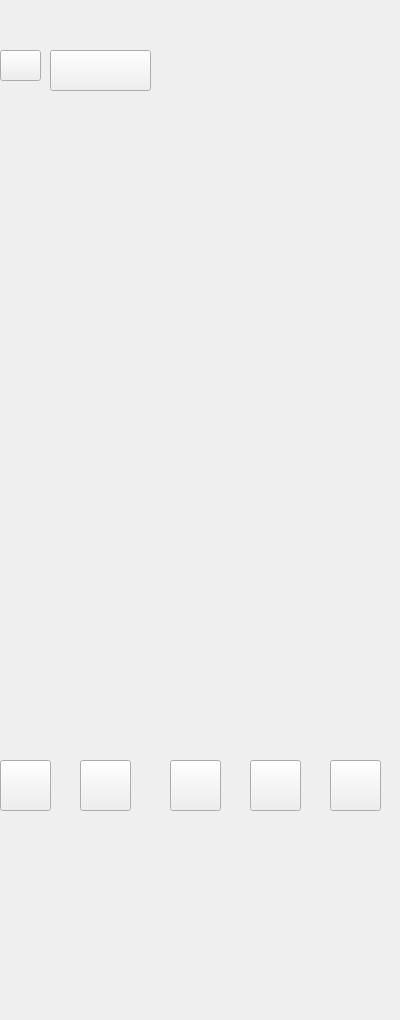
    <widget class="QWidget" name="page_2">
     <widget class="QLabel" name="label_2">
      <property name="geometry">
       <rect>
        <x>0</x>
        <y>-80</y>
        <width>391</width>
        <height>1011</height>
       </rect>
      </property>
      <property name="text">
       <string/>
      </property>
      <property name="pixmap">
       <pixmap resource="resources.qrc">:/images/images/LikesPage.png</pixmap>
      </property>
     </widget>
     <widget class="QPushButton" name="pushButton_6">
      <property name="geometry">
       <rect>
        <x>0</x>
        <y>50</y>
        <width>41</width>
        <height>31</height>
       </rect>
      </property>
      <property name="text">
       <string/>
      </property>
     </widget>
     <widget class="QPushButton" name="pushButton_7">
      <property name="geometry">
       <rect>
        <x>0</x>
        <y>760</y>
        <width>51</width>
        <height>51</height>
       </rect>
      </property>
      <property name="text">
       <string/>
      </property>
     </widget>
     <widget class="QPushButton" name="pushButton_8">
      <property name="geometry">
       <rect>
        <x>80</x>
        <y>760</y>
        <width>51</width>
        <height>51</height>
       </rect>
      </property>
      <property name="text">
       <string/>
      </property>
     </widget>
     <widget class="QPushButton" name="pushButton_9">
      <property name="geometry">
       <rect>
        <x>170</x>
        <y>760</y>
        <width>51</width>
        <height>51</height>
       </rect>
      </property>
      <property name="text">
       <string/>
      </property>
     </widget>
     <widget class="QPushButton" name="pushButton_10">
      <property name="geometry">
       <rect>
        <x>250</x>
        <y>760</y>
        <width>51</width>
        <height>51</height>
       </rect>
      </property>
      <property name="text">
       <string/>
      </property>
     </widget>
     <widget class="QPushButton" name="pushButton_11">
      <property name="geometry">
       <rect>
        <x>330</x>
        <y>760</y>
        <width>51</width>
        <height>51</height>
       </rect>
      </property>
      <property name="text">
       <string/>
      </property>
     </widget>
     <widget class="QPushButton" name="pushButton_108">
      <property name="geometry">
       <rect>
        <x>50</x>
        <y>50</y>
        <width>101</width>
        <height>41</height>
       </rect>
      </property>
      <property name="text">
       <string/>
      </property>
     </widget>
    </widget>
